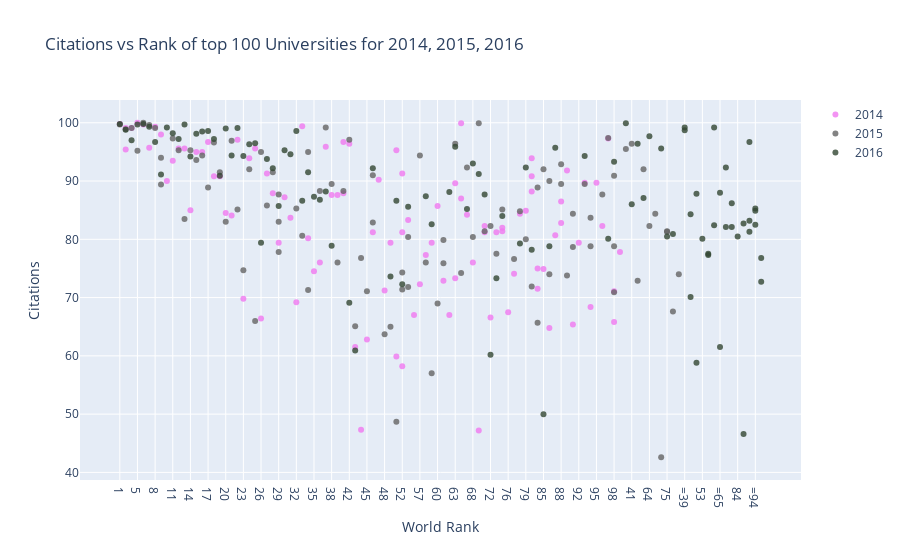

Here is the notebook cell this chart was saved with:
### Code cell
# init data from timesData.csv
timesData = pd.read_csv('D:\ME\World Universities Rankings/timesData.csv')
df2014 = timesData[timesData.year == 2014].iloc[:100, :]
df2015 = timesData[timesData.year == 2015].iloc[:100, :]
df2016 = timesData[timesData.year == 2016].iloc[:100, :]

# type of plot scatter
trace1 = go.Scatter(
    x =df2014.world_rank,
    y = df2014.citations,
    mode = 'markers',
    name = '2014',
    marker = dict(color = 'rgba(240, 120, 240, 0.8)'),
    text = df2014.university_name
)

trace2 = go.Scatter(
    x =df2015.world_rank,
    y = df2015.citations,
    name = '2015',
    mode = 'markers',
    marker = dict(color = 'rgba(100, 100, 100, 0.8)'),
    text = df2015.university_name
)

trace3 = go.Scatter(
    x =df2016.world_rank,
    y = df2016.citations,
    name = '2016',
    mode = 'markers',
    marker = dict(color = 'rgba(50, 70, 50, 0.8)'),
    text = df2016.university_name
)

data = [trace1, trace2, trace3]
# setting names for plot title and x and y axes
layout = dict(title = 'Citations vs Rank of top 100 Universities for 2014, 2015, 2016',
             xaxis = dict(title= 'World Rank', ticklen = 5, zeroline = False),
             yaxis = dict(title= 'Citations', ticklen = 5, zeroline = False))

fig = dict(data = data, layout = layout)
iplot(fig)

### Figure 1 — Plotly figure (JSON) as saved in the notebook; plotly's stock layout.template omitted (floating-point values rounded to 4 significant figures)
{"data": [{"marker": {"color": "rgba(240, 120, 240, 0.8)"}, "mode": "markers", "name": "2014", "text": ["California Institute of Technology", "Harvard University", "University of Oxford", "Stanford University", "Massachusetts Institute of Technology", "Princeton University", "University of Cambridge", "University of California, Berkeley", "University of Chicago", "Imperial College London", "Yale University", "University of California, Los Angeles", "Columbia University", "ETH Zurich – Swiss Federal Institute of Technology Zurich", "Johns Hopkins University", "University of Pennsylvania", "Duke University", "University of Michigan", "Cornell University", "University of Toronto", "University College London", "Northwestern University", "University of Tokyo", "Carnegie Mellon University", "University of Washington", "National University of Singapore", "University of Texas at Austin", "Georgia Institute of Technology", "University of Illinois at Urbana-Champaign", "University of Wisconsin-Madison", "University of British Columbia", "London School of Economics and Political Science", "University of California, Santa Barbara", "University of Melbourne", "McGill University", "Karolinska Institute", "École Polytechnique Fédérale de Lausanne", "King’s College London", "University of Edinburgh", "New York University", "University of California, San Diego", "Washington University in St Louis", "University of Hong Kong", "Seoul National University", "Peking University", "University of Minnesota", "University of North Carolina at Chapel Hill", "Australian National University", "Pennsylvania State University", "Boston University", "Tsinghua University", "Brown University", "Kyoto University", "University of California, Davis", "LMU Munich", "Korea Advanced Institute of Science and Technology (KAIST)", "Hong Kong University of Science and Technology", "University of Manchester", "Ohio State University", "Pohang University of Science and Technology", "KU Leuven", "Purdue University", "The University of Queensland", "University of Göttingen", "Rice University", "École Normale Supérieure", "Leiden University", "Heidelberg University", "Delft University of Technology", "University of Southern California", "École Polytechnique", "University of Sydney", "Erasmus University Rotterdam", "University of Basel", "Utrecht University", "Nanyang Technological University", "Wageningen University and Research Center", "University of Pittsburgh", "University of Bristol", "Durham University", "Emory University", "Tufts University", "Michigan State University", "University of Amsterdam", "Ghent University", "Free University of Berlin", "Technical University of Munich", "Case Western Reserve University", "Vanderbilt University", "University of Notre Dame", "Monash University", "McMaster University", "University of California, Irvine", "Humboldt University of Berlin", "University of Rochester", "Pierre and Marie Curie University", "University of Colorado Boulder", "Maastricht University", "University of Groningen", "University of Helsinki"], "type": "scatter", "x": ["1", "2", "2", "4", "5", "6", "7", "8", "9", "10", "11", "12", "13", "14", "15", "16", "17", "18", "19", "20", "21", "22", "23", "24", "25", "26", "27", "28", "29", "30", "31", "32", "33", "34", "35", "36", "37", "38", "39", "40", "40", "42", "43", "44", "45", "46", "47", "48", "49", "50", "50", "52", "52", "52", "55", "56", "57", "58", "59", "60", "61", "62", "63", "63", "65", "65", "67", "68", "69", "70", "70", "72", "73", "74", "74", "76", "77", "78", "79", "80", "80", "80", "83", "83", "85", "86", "87", "88", "88", "90", "91", "92", "93", "94", "95", "96", "97", "98", "98", "100"], "y": [99.8, 99.1, 95.4, 99.1, 100, 99.7, 95.7, 99.3, 98, 90, 93.5, 95.6, 95.6, 85, 95, 95, 96.7, 90.8, 90.8, 84.5, 84.1, 97.1, 69.8, 93.9, 95.6, 66.4, 91.3, 87.9, 79.4, 87.2, 83.7, 69.2, 99.4, 80.2, 74.5, 76, 95.9, 87.6, 87.6, 87.9, 96.7, 96.4, 61.5, 47.3, 62.8, 81.2, 90.2, 71.2, 79.4, 95.3, 59.9, 91.3, 58.2, 81.2, 83.3, 67, 72.3, 77.3, 79.4, 85.7, 72.9, 67, 73.3, 89.6, 99.9, 87, 84.2, 76, 47.2, 81.2, 82.3, 66.6, 81.2, 81.4, 82, 67.5, 74.1, 84.4, 84.9, 88.2, 90.8, 93.9, 71.5, 75, 74.9, 64.8, 80.7, 82.8, 86.5, 91.8, 65.4, 79.4, 89.7, 68.4, 89.7, 82.3, 97.3, 65.8, 71.1, 77.8]}, {"marker": {"color": "rgba(100, 100, 100, 0.8)"}, "mode": "markers", "name": "2015", "text": ["California Institute of Technology", "Harvard University", "University of Oxford", "Stanford University", "University of Cambridge", "Massachusetts Institute of Technology", "Princeton University", "University of California, Berkeley", "Imperial College London", "Yale University", "University of Chicago", "University of California, Los Angeles", "ETH Zurich – Swiss Federal Institute of Technology Zurich", "Columbia University", "Johns Hopkins University", "University of Pennsylvania", "University of Michigan", "Duke University", "Cornell University", "University of Toronto", "Northwestern University", "University College London", "University of Tokyo", "Carnegie Mellon University", "National University of Singapore", "University of Washington", "Georgia Institute of Technology", "University of Texas at Austin", "LMU Munich", "University of Illinois at Urbana-Champaign", "University of Wisconsin-Madison", "University of British Columbia", "University of Melbourne", "London School of Economics and Political Science", "École Polytechnique Fédérale de Lausanne", "University of Edinburgh", "University of California, Santa Barbara", "New York University", "McGill University", "King’s College London", "University of California, San Diego", "Washington University in St Louis", "University of Hong Kong", "Karolinska Institute", "Australian National University", "University of Minnesota", "University of North Carolina at Chapel Hill", "Peking University", "Tsinghua University", "Seoul National University", "Hong Kong University of Science and Technology", "Korea Advanced Institute of Science and Technology (KAIST)", "University of Manchester", "Brown University", "KU Leuven", "University of California, Davis", "Boston University", "Pennsylvania State University", "Kyoto University", "University of Sydney", "Nanyang Technological University", "École Polytechnique", "Scuola Normale Superiore di Pisa", "Leiden University", "The University of Queensland", "Pohang University of Science and Technology", "University of Göttingen", "Ohio State University", "Rice University", "Heidelberg University", "Delft University of Technology", "Erasmus University Rotterdam", "Wageningen University and Research Center", "University of Bristol", "University of Basel", "University of Southern California", "University of Amsterdam", "École Normale Supérieure", "Utrecht University", "Humboldt University of Berlin", "Free University of Berlin", "Michigan State University", "Durham University", "Monash University", "Middle East Technical University", "University of Arizona", "University of Notre Dame", "Tufts University", "University of California, Irvine", "Ghent University", "University of Massachusetts", "University of Pittsburgh", "Emory University", "McMaster University", "University of Glasgow", "Vanderbilt University", "University of Colorado Boulder", "Stockholm University", "Technical University of Munich", "Uppsala University"], "type": "scatter", "x": ["1", "2", "3", "4", "5", "6", "7", "8", "9", "9", "11", "12", "13", "14", "15", "16", "17", "18", "19", "20", "21", "22", "23", "24", "25", "26", "27", "28", "29", "29", "29", "32", "33", "34", "34", "36", "37", "38", "39", "40", "41", "42", "43", "44", "45", "46", "46", "48", "49", "50", "51", "52", "52", "54", "55", "55", "57", "58", "59", "60", "61", "61", "63", "64", "65", "66", "67", "68", "69", "70", "71", "72", "73", "74", "75", "75", "77", "78", "79", "80", "81", "82", "83", "83", "85", "86", "86", "88", "88", "90", "91", "91", "93", "94", "94", "96", "97", "98", "98", "98"], "y": [99.7, 98.9, 95.5, 99.1, 95.2, 100, 99.6, 99.1, 89.4, 94, 97.3, 95.3, 83.5, 95.3, 93.6, 94.4, 88.9, 96.6, 91.5, 83, 96.9, 85.1, 74.7, 92, 66, 95, 85.8, 91.5, 83, 77.8, 87.7, 85.3, 80.6, 71.3, 95, 88.3, 99.2, 89.5, 76, 88.3, 96.4, 97.1, 65.1, 76.8, 71.1, 82.9, 91, 63.7, 65, 48.7, 72.9, 71.4, 74.3, 92, 71.8, 80.4, 94.4, 76, 57, 69, 75.9, 79.9, 96.4, 82.3, 74.2, 84.4, 92.3, 80.4, 99.9, 81.4, 42.6, 82.3, 77.5, 85.1, 81.4, 81.3, 76.6, 84.8, 80, 71.9, 67.6, 74, 88.9, 65.7, 92, 74, 90, 92.9, 89.5, 73.8, 78.7, 84.4, 89.5, 78.8, 83.7, 87.7, 97.4, 90.9, 78.8, 70.9]}, {"marker": {"color": "rgba(50, 70, 50, 0.8)"}, "mode": "markers", "name": "2016", "text": ["California Institute of Technology", "University of Oxford", "Stanford University", "University of Cambridge", "Massachusetts Institute of Technology", "Harvard University", "Princeton University", "Imperial College London", "ETH Zurich – Swiss Federal Institute of Technology Zurich", "University of Chicago", "Johns Hopkins University", "Yale University", "University of California, Berkeley", "University College London", "Columbia University", "University of California, Los Angeles", "University of Pennsylvania", "Cornell University", "University of Toronto", "Duke University", "University of Michigan", "Carnegie Mellon University", "London School of Economics and Political Science", "University of Edinburgh", "Northwestern University", "National University of Singapore", "King’s College London", "Karolinska Institute", "LMU Munich", "New York University", "École Polytechnique Fédérale de Lausanne", "University of Washington", "University of Melbourne", "University of British Columbia", "KU Leuven", "University of Illinois at Urbana-Champaign", "Heidelberg University", "McGill University", "University of California, San Diego", "University of California, Santa Barbara", "Georgia Institute of Technology", "Peking University", "University of Tokyo", "University of California, Davis", "University of Hong Kong", "University of Texas at Austin", "Tsinghua University", "Wageningen University and Research Center", "Humboldt University of Berlin", "University of Wisconsin-Madison", "Brown University", "Australian National University", "Technical University of Munich", "École Normale Supérieure", "Nanyang Technological University", "University of Manchester", "University of Sydney", "University of Amsterdam", "Hong Kong University of Science and Technology", "The University of Queensland", "Washington University in St Louis", "Utrecht University", "University of North Carolina at Chapel Hill", "Boston University", "Delft University of Technology", "University of Minnesota", "Leiden University", "University of Southern California", "University of Bristol", "Durham University", "Erasmus University Rotterdam", "Free University of Berlin", "Monash University", "University of Groningen", "Pennsylvania State University", "University of Glasgow", "University of Helsinki", "University of Tübingen", "University of Pittsburgh", "University of Warwick", "Uppsala University", "University of Copenhagen", "University of New South Wales", "University of Freiburg", "Seoul National University", "University of St Andrews", "Vanderbilt University", "Kyoto University", "Maastricht University", "Emory University", "Lund University", "Ohio State University", "University of Exeter", "University of Bonn", "Georgetown University", "McMaster University", "University of Sheffield", "Queen Mary University of London", "University of Göttingen", "Michigan State University"], "type": "scatter", "x": ["1", "2", "3", "4", "5", "6", "7", "8", "9", "10", "11", "12", "13", "14", "15", "16", "17", "18", "19", "20", "21", "22", "23", "24", "25", "26", "27", "28", "29", "30", "31", "32", "33", "34", "35", "36", "37", "38", "=39", "=39", "41", "42", "43", "=44", "=44", "46", "=47", "=47", "49", "50", "51", "52", "53", "54", "55", "=56", "=56", "58", "59", "=60", "=60", "62", "63", "64", "=65", "=65", "67", "68", "69", "70", "71", "72", "73", "74", "75", "=76", "=76", "78", "79", "80", "81", "=82", "=82", "84", "85", "86", "87", "=88", "=88", "=90", "=90", "=90", "93", "=94", "=94", "=94", "97", "98", "=99", "=99"], "y": [99.8, 98.8, 99.9, 97, 99.7, 99.8, 99.3, 96.7, 91.1, 99.2, 98.2, 97.2, 99.7, 94.2, 98.1, 98.5, 98.6, 97.2, 90.9, 99, 94.4, 99.1, 94.3, 96.3, 96.5, 79.4, 93.8, 92.2, 85.7, 95.3, 94.6, 98.6, 86.6, 91.5, 87.3, 86.8, 88.2, 78.9, 98.7, 99.2, 86, 69.1, 60.9, 84.3, 70.1, 92.2, 58.8, 87.8, 73.6, 86.6, 96.4, 72.3, 80.1, 87.1, 85.6, 77.3, 77.5, 87.4, 82.6, 82.4, 99.2, 88.1, 95.9, 97.7, 61.5, 88, 85.2, 93, 91.2, 87.7, 95.6, 60.2, 73.3, 84, 80.5, 92.3, 82.1, 79.3, 92.3, 78.2, 80.9, 86.2, 82.1, 80.5, 50, 78.8, 95.7, 46.6, 82.7, 96.7, 81.3, 83.2, 94.3, 85.3, 82.5, 84.9, 80.1, 93.3, 72.7, 76.8]}], "layout": {"title": {"text": "Citations vs Rank of top 100 Universities for 2014, 2015, 2016"}, "xaxis": {"ticklen": 5, "title": {"text": "World Rank"}, "zeroline": false}, "yaxis": {"ticklen": 5, "title": {"text": "Citations"}, "zeroline": false}}}
